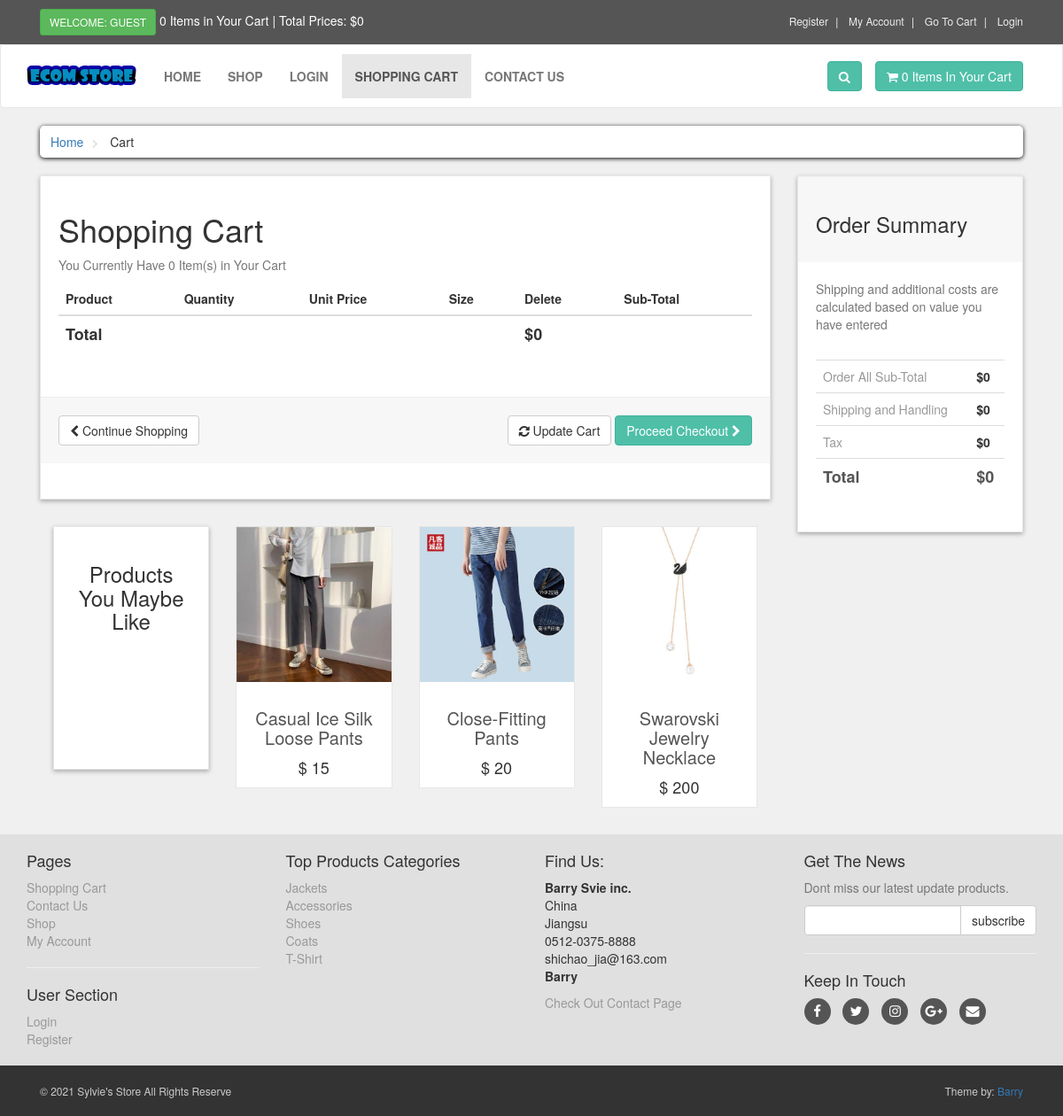
The app's page /cart.php with its own data.
### tables this page shows
CREATE TABLE `products` (
  `product_id` int(10) NOT NULL,
  `p_cat_id` int(10) NOT NULL,
  `cat_id` int(10) NOT NULL,
  `date` timestamp NOT NULL DEFAULT current_timestamp() ON UPDATE current_timestamp(),
  `product_title` text NOT NULL,
  `product_img1` text NOT NULL,
  `product_img2` text NOT NULL,
  `product_img3` text NOT NULL,
  `product_price` int(10) NOT NULL,
  `product_keywords` text NOT NULL,
  `product_desc` text NOT NULL
);

CREATE TABLE `product_categories` (
  `p_cat_id` int(10) NOT NULL,
  `p_cat_title` text NOT NULL,
  `p_cat_desc` text NOT NULL
);

### cart.php (the view, shortened to what this page needs)
<?php
    include("includes/header.php");
?>
        <div id="content">
            <div class="container">
                <div class="col-md-12">
                    <ul class="breadcrumb">
                        <li>
                            <a href="index.php">Home</a>
                        </li>
                        <li>
                            Cart
                        </li>
                    </ul>
                </div>
                <div id="cart" class="col-md-9">
                    <div class="box">
                        <form action="cart.php" method="post" enctype="multipart/form-data">
                            <h1>Shopping Cart</h1>
                            <?php
                            $ip_add = getRealIpUser();
                            $select_cart = "select * from cart where ip_add='$ip_add'";
                            $run_cart = mysqli_query($con,$select_cart);
                            $count = mysqli_num_rows($run_cart);
                            ?>
                            <p class="text-muted">You Currently Have <?php echo $count; ?> Item(s) in Your Cart</p>
                            <div class="table-responsive">
                                <table class="table">
                                    <thead>
                                        <tr>
                                            <th colspan="2">Product</th>
                                            <th>Quantity</th>
                                            <th>Unit Price</th>
                                            <th>Size</th>
                                            <th colspan="1">Delete</th>
                                            <th colspan="2">Sub-Total</th>
                                        </tr>
                                    </thead>
                                       <?php
                                        $total = 0;
                                        ?>
                                    <tfoot>
                                        <tr>
                                            <th colspan="5">Total</th>
                                            <th colspan="2">$<?php echo $total; ?></th>
                                        </tr>
                                    </tfoot>
                                </table>
                            </div>
                            <div class="box-footer">
                                <div class="pull-left">
                                    <a href="index.php" class="btn btn-default">
                                        <i class="fa fa-chevron-left"></i> Continue Shopping
                                    </a>
                                </div>
                                <div class="pull-right">
                                    <button type="submit" name="update" value="Update Cart" class="btn btn-default">
                                        <i class="fa fa-refresh"></i> Update Cart
                                    </button>
                                    <a href="checkout.php" class="btn btn-primary">
                                        Proceed Checkout <i class="fa fa-chevron-right"></i>
                                    </a>
                                </div>
                            </div>
                        </form>
                    </div>
                    <div id="row same-height-row">
                        <div class="col-md-3 col-sm-6">
                            <div class="box same-height headline">
                                <h3 class="text-center">Products You Maybe Like</h3>
                            </div>
                        </div>
                        <?php
                        $get_products = "select * from products order by rand() LIMIT 0,3";
                        $run_products = mysqli_query($con,$get_products);
                        while($row_products=mysqli_fetch_array($run_products)){
                            $pro_id = $row_products['product_id'];
                            $pro_title = $row_products['product_title'];
                            $pro_price = $row_products['product_price'];
                            $pro_img1 = $row_products['product_img1'];
                            echo "
                            <div class='col-md-3 col-sm-6 center-responsive'>
                                <div class='product same-height'>
                                    <a href='details.php?pro_id=$pro_id'>
                                        <img class='img-responsive' src='admin_area/product_images/$pro_img1'>
                                    </a>
                                    <div class='text'>
                                        <h3>
                                            <a href='details.php?pro_id=$pro_id'>
                                                $pro_title
                                            </a>
                                        </h3>
                                        <p class='price'>
                                            $ $pro_price
                                        </p>
                                    </div>
                                </div>
                            </div>
                            ";
                        }
                        ?>
                    </div>
                </div>
                <div class="col-md-3">
                    <div id="order-summary" class="box">
                        <div class="box-header">
                            <h3>Order Summary</h3>
                        </div>
                        <p class="text-muted">
                            Shipping and additional costs are calculated based on value you have entered
                        </p>
                        <div class="table-responsive">
                            <table class="table">
                                <tbody>
                                    <tr>
                                        <td> Order All Sub-Total </td>
                                        <th> $<?php echo $total; ?> </th>
                                    </tr>
                                    <tr>
                                        <td> Shipping and Handling </td>
                                        <th> $0 </th>
                                    </tr>
                                    <tr>
                                        <td> Tax </td>
                                        <th> $0 </th>
                                    </tr>
                                    <tr class="total">
                                        <td> Total </td>
                                        <th> $<?php echo $total; ?> </th>
                                    </tr>
                                </tbody>
                            </table>
                        </div>
                    </div>
                </div>
            </div>
        </div>
        <?php
        include("includes/footer.php");
        ?>
</body>
</html>

### includes/footer.php (shortened to what this page needs)
<div id="footer">
    <div class="container">
        <div class="row">
            <div class="col-sm-6 col-md-3">
                <h4>Pages</h4>
                <ul>
                    <li><a href="cart.php">Shopping Cart</a></li>
                    <li><a href="contact.php">Contact Us</a></li>
                    <li><a href="shop.php">Shop</a></li>
                    <li><a href="customer/my_account.php">My Account</a></li>
                </ul>
                <hr>
                <h4>User Section</h4>
                <ul>
                    <?php
                    if(!isset($_SESSION['customer_email'])){
                        echo "<a href='checkout.php'>Login</a>";
                    }else{
                        echo "<a href='customer/my_account.php?my_orders'>My Account</a>";
                    }
                    ?>
                    <li><a href="customer_register.php">Register</a></li>
                </ul>
            </div>
            <div class="com-sm-6 col-md-3">
                <h4>Top Products Categories</h4>
                <ul>
                    <?php
                        $get_p_cats = "select * from product_categories";
                        $run_p_cats = mysqli_query($con,$get_p_cats);
                        while($row_p_cats=mysqli_fetch_array($run_p_cats)){
                            $p_cat_id = $row_p_cats['p_cat_id'];
                            $p_cat_title = $row_p_cats['p_cat_title'];
                            echo "
                                <li>
                                    <a href='shop.php?$p_cat_id'>
                                        $p_cat_title
                                    </a>
                                </li>
                            ";
                        }
                    ?>
                </ul>
            </div>
            <div class="col-sm-6 col-md-3">
                <h4>Find Us: </h4>
                <p>
                    <strong>Barry Svie inc.</strong>
                    <br/>China
                    <br/>Jiangsu
                    <br/>0512-0375-8888
                    <br/>shichao_jia@163.com
                    <br/><strong>Barry</strong>
                </p>
                <a href="contact.php">Check Out Contact Page</a>
            </div>
            <div class="col-sm-6 col-md-3">
                <h4>Get The News</h4>
                <p class="text-muted">
                    Dont miss our latest update products.
                </p>
                <form action="https://mail.qq.com/cgi-bin/frame_html?sid=CgFgTu4ewK3KMCFB&r=b45e4aec87adbed0db4a398561778d5b" method="post" target="popupwindow" onsubmit="window.open('https://mail.qq.com/cgi-bin/frame_html?sid=CgFgTu4ewK3KMCFB&r=b45e4aec87adbed0db4a398561778d5b?uri-M-devMedia', 'popupwindow', 'scrollbars=yes,width=550,height=520');return true" method="post">
                    <div class="input-group">
                        <input type="text" class="form-control" name="email">
                        <span class="input-group-btn">
                            <input type="submit" value="subscribe" class="btn btn-default">
                        </span>
                    </div>
                </form>
                <hr>
                <h4>Keep In Touch</h4>
                <p class="social">
                    <a href="#" class="fa fa-facebook"></a>
                    <a href="#" class="fa fa-twitter"></a>
                    <a href="#" class="fa fa-instagram"></a>
                    <a href="#" class="fa fa-google-plus"></a>
                    <a href="#" class="fa fa-envelope"></a>
                </p>
            </div>
        </div>
    </div>
</div>
<div id="copyright">
    <div class="container">
        <div class="col-md-6">
            <p class="pull-left">&copy; 2021 Sylvie's Store All Rights Reserve</p>
        </div>
        <div class="col-md-6">
            <p class="pull-right">Theme by: <a href="#">Barry</a></p>
        </div>
    </div>
</div>

### MyStyles/sstyle.css (style rules this page uses)
body { font-size: 14px; line-height: 1.42857143; color: #333333; background: #f0f0f0; overflow-x: hidden; }
.btn-primary { color: rgb(255, 255, 255); background: rgb(79, 191, 168); border-color: rgb(65, 179, 156); }
.box { background: #ffffff; margin: 0 0 30px; border: solid 1px #e6e6e6; box-sizing: border-box; padding: 20px; box-shadow: 0px 2px 5px rgba(0, 0, 0, .3); }
#content { padding-left: 25 }
#content .product { background: #ffffff; border: solid 1px #e6e6e6; margin-bottom: 30px; box-sizing: border-box; }
#content .product .text { padding: 10px 10px 0px; }
#content .product .text p.price { font-size: 18px; text-align: center; font-weight: 400; }
#content .product .text h3 { text-align: center; font-size: 20px; }
#content .product .text h3 a { color: rgb(85, 85, 85); }
.breadcrumb { padding: 8px 12px; margin-bottom: 20px; background: #ffffff; border-radius: 5px; box-shadow: 0px 1px 5px rgba(0, 0, .5); }
.breadcrumb> li + li:before { content: ">\00a0"; color: #cccccc; }
#content .headline { height: 275px; }
#content #cart .table tfoot { font-size: 18px; }
.box .box-footer { background-color: #f7f7f7; margin: 30px -20px 20px; padding: 20px; border-top: 1px solid #eeeeee; }
.box .box-footer:before, .box .box-footer:after { content: ""; display: table; }
.box .box-footer:after { clear: both; }
.box .box-header { background-color: #f7f7f7; margin: -20px -20px 20px; padding: 20px; border-top: 1px solid #eeeeee; }
#content #order-summary table { margin-top: 20px; }
#content #order-summary table td { color: #999999; }
#content #order-summary table tr.total td, #content #order-summary table tr.total th { font-size: 18px; color: #555555; font-weight: 700; }
#footer { background: #e0e0e0; padding: 10px 0; }
#footer a { color: #999999; padding: 0; text-decoration: none; }
#footer ul { list-style: none; padding-left: 0px; }
#footer .social { text-align: left; }
#footer .social a { margin: 0px 10px 0px 0px; display: inline-block; color: #ffffff; width: 30px; height: 30px; border-radius: 15px; line-height: 30px; font-size: 15px; text-align: center; vertical-align: bottom; background: #555555; text-decoration: none; }
#copyright { background: #333333; color: #cccccc; padding: 20px 0px; font-size: 12px; }
#copyright p { margin: 0px; }

### records on screen
products: product_img1 (picture), product_title "Casual Ice Silk Loose Pants", product_price "15"
products: product_img1 (picture), product_title "Close-Fitting Pants", product_price "20"
products: product_img1 (picture), product_title "Swarovski Jewelry Necklace", product_price "200"
product_categories: p_cat_title "Jackets"
product_categories: p_cat_title "Accessories"
product_categories: p_cat_title "Shoes"
product_categories: p_cat_title "Coats"
product_categories: p_cat_title "T-Shirt"

### other values on screen
$count_items "0 0"
$total "0"
$count "0"
